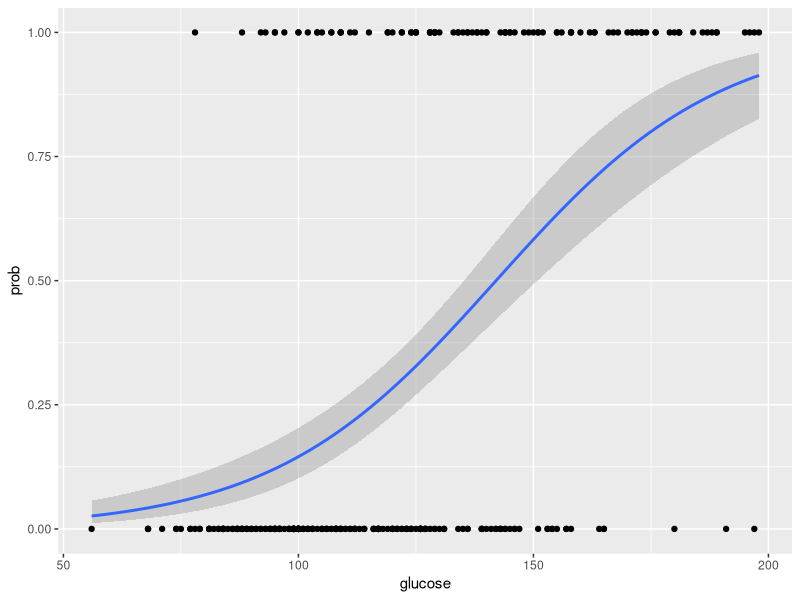

R code for this plot:
library(mlbench)
library(dplyr)
library(caTools)
library(ggplot2)

data("PimaIndiansDiabetes2", package = "mlbench")
data<-PimaIndiansDiabetes2
View(data)

# Viewing Na values
is.na(data)

# Removing rows with na values
cleaned_data <- na.omit(data)
View(cleaned_data)

# splitting data into train and split
split <- sample.split(cleaned_data,SplitRatio = 0.8)

train <- subset(cleaned_data,split == TRUE)
View(train)

test <- subset(cleaned_data, split == FALSE)
View(test)

# Labeling cat to binary and visualizing the log Reg
train %>%
  mutate(prob = ifelse(diabetes == "pos",1,0)) %>%
  ggplot(aes(glucose,prob)) +
  geom_smooth(method = "glm",method.args = list(family="binomial")) + 
  geom_point()

# Model building

## Binary Logistic Regression

bin_model <- glm(data=train,
             diabetes ~ glucose,
             family = binomial)
summary(bin_model)

## Multiple Logistic Regression

multi_model <- glm(data=train,
                   diabetes ~ glucose + mass + pregnant,
                   family = binomial)
summary(multi_model)
